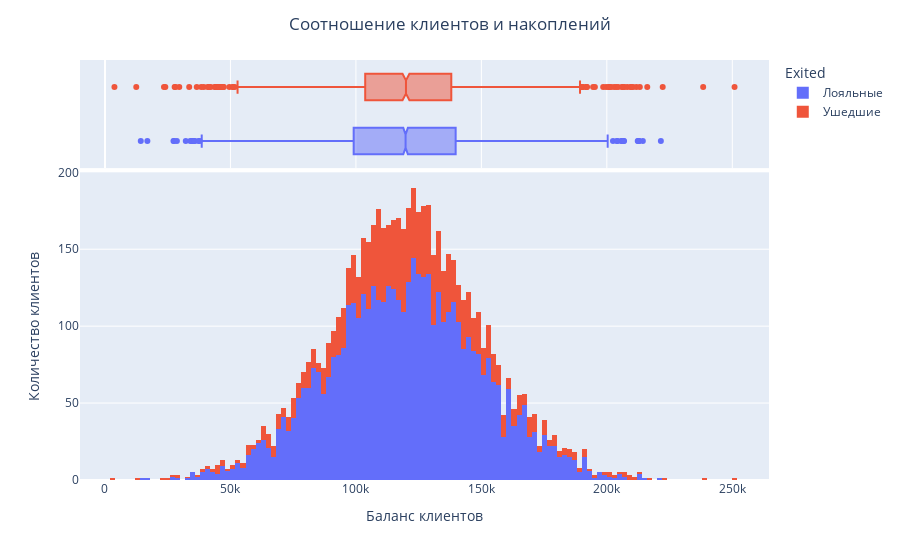

Write notebook code for a chart like this one.
### Markdown cell above
+ ЗАДАНИЯ

9.2. Постройте график, показывающий распределение баланса пользователей, у которых на счету больше 2 500 долларов. Опишите распределение и сделайте выводы.

### Code cell
churn_temp=churn_data.copy()
# фильтр и именуем данные
churn_temp['Exited']=churn_temp['Exited'].astype('category')
churn_temp['Exited']=churn_temp['Exited'].cat.rename_categories({1:'Ушедшие', 0: 'Лояльные'})
churn_filtr=churn_temp[churn_temp['Balance']>2500]

# Гистограмма
fig = px.histogram(
    churn_filtr,
    x='Balance',
    color='Exited',
    marginal='box'
).update_layout( 
 title={"text": "Соотношение клиентов и накоплений", "x": 0.5}, 
 yaxis_title="Количество клиентов",xaxis_title='Баланс клиентов'
)
fig.show()

### Figure 1 — Plotly figure (JSON) as saved in the notebook; plotly's stock layout.template omitted (floating-point values rounded to 4 significant figures; data arrays with more than 128 entries replaced by an {"elided": "..."} marker saying what was removed)
{"data": [{"alignmentgroup": "True", "bingroup": "x", "hovertemplate": "Exited=Лояльные<br>Balance=%{x}<br>count=%{y}<extra></extra>", "legendgroup": "Лояльные", "marker": {"color": "#636efa", "pattern": {"shape": ""}}, "name": "Лояльные", "offsetgroup": "Лояльные", "orientation": "v", "showlegend": true, "type": "histogram", "x": {"elided": "4846 float values"}, "xaxis": "x", "yaxis": "y"}, {"alignmentgroup": "True", "hovertemplate": "Exited=Лояльные<br>Balance=%{x}<extra></extra>", "legendgroup": "Лояльные", "marker": {"color": "#636efa"}, "name": "Лояльные", "notched": true, "offsetgroup": "Лояльные", "showlegend": false, "type": "box", "x": {"elided": "4846 float values"}, "xaxis": "x2", "yaxis": "y2"}, {"alignmentgroup": "True", "bingroup": "x", "hovertemplate": "Exited=Ушедшие<br>Balance=%{x}<br>count=%{y}<extra></extra>", "legendgroup": "Ушедшие", "marker": {"color": "#EF553B", "pattern": {"shape": ""}}, "name": "Ушедшие", "offsetgroup": "Ушедшие", "orientation": "v", "showlegend": true, "type": "histogram", "x": {"elided": "1537 float values"}, "xaxis": "x", "yaxis": "y"}, {"alignmentgroup": "True", "hovertemplate": "Exited=Ушедшие<br>Balance=%{x}<extra></extra>", "legendgroup": "Ушедшие", "marker": {"color": "#EF553B"}, "name": "Ушедшие", "notched": true, "offsetgroup": "Ушедшие", "showlegend": false, "type": "box", "x": {"elided": "1537 float values"}, "xaxis": "x2", "yaxis": "y2"}], "layout": {"barmode": "relative", "legend": {"title": {"text": "Exited"}, "tracegroupgap": 0}, "margin": {"t": 60}, "title": {"text": "Соотношение клиентов и накоплений", "x": 0.5}, "xaxis": {"anchor": "y", "domain": [0, 1], "title": {"text": "Баланс клиентов"}}, "xaxis2": {"anchor": "y2", "domain": [0, 1], "matches": "x", "showgrid": true, "showticklabels": false}, "yaxis": {"anchor": "x", "domain": [0, 0.7326], "title": {"text": "Количество клиентов"}}, "yaxis2": {"anchor": "x2", "domain": [0.7426, 1], "matches": "y2", "showgrid": false, "showline": false, "showticklabels": false, "ticks": ""}}}
